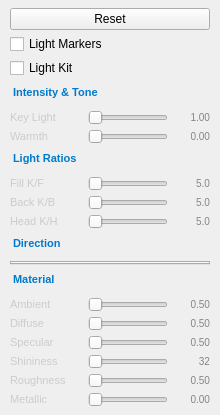
<?xml version="1.0" encoding="UTF-8"?>
<ui version="4.0">
 <class>LightingPage</class>
 <widget class="QWidget" name="LightingPage">
  <property name="geometry">
   <rect>
    <x>0</x>
    <y>0</y>
    <width>220</width>
    <height>400</height>
   </rect>
  </property>
  <layout class="QVBoxLayout" name="verticalLayout">
   <property name="spacing">
    <number>4</number>
   </property>
   <property name="leftMargin">
    <number>10</number>
   </property>
   <property name="topMargin">
    <number>8</number>
   </property>
   <property name="rightMargin">
    <number>10</number>
   </property>
   <property name="bottomMargin">
    <number>8</number>
   </property>
   <item>
    <widget class="QPushButton" name="resetBtn">
     <property name="text">
      <string>Reset</string>
     </property>
     <property name="objectName">
      <string>secondaryButton</string>
     </property>
    </widget>
   </item>
   <item>
    <widget class="QCheckBox" name="markersCb">
     <property name="text">
      <string>Light Markers</string>
     </property>
    </widget>
   </item>
   <item>
    <widget class="QCheckBox" name="kitCb">
     <property name="text">
      <string>Light Kit</string>
     </property>
    </widget>
   </item>
   <item>
    <widget class="QLabel" name="intensityHeader">
     <property name="text">
      <string>Intensity &amp; Tone</string>
     </property>
     <property name="styleSheet">
      <string notr="true">font-size: 11px; font-weight: bold; color: #007acc; padding: 4px 0 6px 0; border-bottom: 1px solid #3c3c3c;</string>
     </property>
    </widget>
   </item>
   <item>
    <widget class="QWidget" name="keyLightRow">
     <layout class="QHBoxLayout" name="keyLightLayout">
      <property name="spacing"><number>6</number></property>
      <property name="leftMargin"><number>0</number></property>
      <property name="topMargin"><number>0</number></property>
      <property name="rightMargin"><number>0</number></property>
      <property name="bottomMargin"><number>0</number></property>
      <item>
       <widget class="QLabel" name="keyLightLabel">
        <property name="text"><string>Key Light</string></property>
        <property name="minimumSize"><size><width>72</width><height>0</height></size></property>
        <property name="maximumSize"><size><width>72</width><height>16777215</height></size></property>
        <property name="styleSheet"><string notr="true">font-size: 11px; color: #cccccc;</string></property>
        <property name="alignment"><set>Qt::AlignLeft|Qt::AlignVCenter</set></property>
       </widget>
      </item>
      <item>
       <widget class="QSlider" name="keyLightSlider">
        <property name="orientation"><enum>Qt::Horizontal</enum></property>
       </widget>
      </item>
      <item>
       <widget class="QLabel" name="keyLightValue">
        <property name="text"><string>1.00</string></property>
        <property name="minimumSize"><size><width>36</width><height>0</height></size></property>
        <property name="maximumSize"><size><width>36</width><height>16777215</height></size></property>
        <property name="styleSheet"><string notr="true">font-size: 10px; color: #858585;</string></property>
        <property name="alignment"><set>Qt::AlignRight|Qt::AlignVCenter</set></property>
       </widget>
      </item>
     </layout>
    </widget>
   </item>
   <item>
    <widget class="QWidget" name="warmthRow">
     <layout class="QHBoxLayout" name="warmthLayout">
      <property name="spacing"><number>6</number></property>
      <property name="leftMargin"><number>0</number></property>
      <property name="topMargin"><number>0</number></property>
      <property name="rightMargin"><number>0</number></property>
      <property name="bottomMargin"><number>0</number></property>
      <item>
       <widget class="QLabel" name="warmthLabel">
        <property name="text"><string>Warmth</string></property>
        <property name="minimumSize"><size><width>72</width><height>0</height></size></property>
        <property name="maximumSize"><size><width>72</width><height>16777215</height></size></property>
        <property name="styleSheet"><string notr="true">font-size: 11px; color: #cccccc;</string></property>
        <property name="alignment"><set>Qt::AlignLeft|Qt::AlignVCenter</set></property>
       </widget>
      </item>
      <item>
       <widget class="QSlider" name="warmthSlider">
        <property name="orientation"><enum>Qt::Horizontal</enum></property>
       </widget>
      </item>
      <item>
       <widget class="QLabel" name="warmthValue">
        <property name="text"><string>0.00</string></property>
        <property name="minimumSize"><size><width>36</width><height>0</height></size></property>
        <property name="maximumSize"><size><width>36</width><height>16777215</height></size></property>
        <property name="styleSheet"><string notr="true">font-size: 10px; color: #858585;</string></property>
        <property name="alignment"><set>Qt::AlignRight|Qt::AlignVCenter</set></property>
       </widget>
      </item>
     </layout>
    </widget>
   </item>
   <item>
    <widget class="QLabel" name="ratiosHeader">
     <property name="text">
      <string>Light Ratios</string>
     </property>
     <property name="styleSheet">
      <string notr="true">font-size: 11px; font-weight: bold; color: #007acc; padding: 4px 0 6px 0; border-bottom: 1px solid #3c3c3c;</string>
     </property>
    </widget>
   </item>
   <item>
    <widget class="QWidget" name="fillKFRow">
     <layout class="QHBoxLayout" name="fillKFLayout">
      <property name="spacing"><number>6</number></property>
      <property name="leftMargin"><number>0</number></property>
      <property name="topMargin"><number>0</number></property>
      <property name="rightMargin"><number>0</number></property>
      <property name="bottomMargin"><number>0</number></property>
      <item>
       <widget class="QLabel" name="fillKFLabel">
        <property name="text"><string>Fill K/F</string></property>
        <property name="minimumSize"><size><width>72</width><height>0</height></size></property>
        <property name="maximumSize"><size><width>72</width><height>16777215</height></size></property>
        <property name="styleSheet"><string notr="true">font-size: 11px; color: #cccccc;</string></property>
        <property name="alignment"><set>Qt::AlignLeft|Qt::AlignVCenter</set></property>
       </widget>
      </item>
      <item>
       <widget class="QSlider" name="fillKfSlider">
        <property name="orientation"><enum>Qt::Horizontal</enum></property>
       </widget>
      </item>
      <item>
       <widget class="QLabel" name="fillKFValue">
        <property name="text"><string>5.0</string></property>
        <property name="minimumSize"><size><width>36</width><height>0</height></size></property>
        <property name="maximumSize"><size><width>36</width><height>16777215</height></size></property>
        <property name="styleSheet"><string notr="true">font-size: 10px; color: #858585;</string></property>
        <property name="alignment"><set>Qt::AlignRight|Qt::AlignVCenter</set></property>
       </widget>
      </item>
     </layout>
    </widget>
   </item>
   <item>
    <widget class="QWidget" name="backKbRow">
     <layout class="QHBoxLayout" name="backKbLayout">
      <property name="spacing"><number>6</number></property>
      <property name="leftMargin"><number>0</number></property>
      <property name="topMargin"><number>0</number></property>
      <property name="rightMargin"><number>0</number></property>
      <property name="bottomMargin"><number>0</number></property>
      <item>
       <widget class="QLabel" name="backKbLabel">
        <property name="text"><string>Back K/B</string></property>
        <property name="minimumSize"><size><width>72</width><height>0</height></size></property>
        <property name="maximumSize"><size><width>72</width><height>16777215</height></size></property>
        <property name="styleSheet"><string notr="true">font-size: 11px; color: #cccccc;</string></property>
        <property name="alignment"><set>Qt::AlignLeft|Qt::AlignVCenter</set></property>
       </widget>
      </item>
      <item>
       <widget class="QSlider" name="backKbSlider">
        <property name="orientation"><enum>Qt::Horizontal</enum></property>
       </widget>
      </item>
      <item>
       <widget class="QLabel" name="backKbValue">
        <property name="text"><string>5.0</string></property>
        <property name="minimumSize"><size><width>36</width><height>0</height></size></property>
        <property name="maximumSize"><size><width>36</width><height>16777215</height></size></property>
        <property name="styleSheet"><string notr="true">font-size: 10px; color: #858585;</string></property>
        <property name="alignment"><set>Qt::AlignRight|Qt::AlignVCenter</set></property>
       </widget>
      </item>
     </layout>
    </widget>
   </item>
   <item>
    <widget class="QWidget" name="headKHRow">
     <layout class="QHBoxLayout" name="headKHLayout">
      <property name="spacing"><number>6</number></property>
      <property name="leftMargin"><number>0</number></property>
      <property name="topMargin"><number>0</number></property>
      <property name="rightMargin"><number>0</number></property>
      <property name="bottomMargin"><number>0</number></property>
      <item>
       <widget class="QLabel" name="headKHLabel">
        <property name="text"><string>Head K/H</string></property>
        <property name="minimumSize"><size><width>72</width><height>0</height></size></property>
        <property name="maximumSize"><size><width>72</width><height>16777215</height></size></property>
        <property name="styleSheet"><string notr="true">font-size: 11px; color: #cccccc;</string></property>
        <property name="alignment"><set>Qt::AlignLeft|Qt::AlignVCenter</set></property>
       </widget>
      </item>
      <item>
       <widget class="QSlider" name="headKhSlider">
        <property name="orientation"><enum>Qt::Horizontal</enum></property>
       </widget>
      </item>
      <item>
       <widget class="QLabel" name="headKHValue">
        <property name="text"><string>5.0</string></property>
        <property name="minimumSize"><size><width>36</width><height>0</height></size></property>
        <property name="maximumSize"><size><width>36</width><height>16777215</height></size></property>
        <property name="styleSheet"><string notr="true">font-size: 10px; color: #858585;</string></property>
        <property name="alignment"><set>Qt::AlignRight|Qt::AlignVCenter</set></property>
       </widget>
      </item>
     </layout>
    </widget>
   </item>
   <item>
    <widget class="QLabel" name="directionHeader">
     <property name="text">
      <string>Direction</string>
     </property>
     <property name="styleSheet">
      <string notr="true">font-size: 11px; font-weight: bold; color: #007acc; padding: 4px 0 6px 0; border-bottom: 1px solid #3c3c3c;</string>
     </property>
    </widget>
   </item>
   <item>
    <widget class="QTabWidget" name="directionTabs"/>
   </item>
   <item>
    <widget class="QLabel" name="materialHeader">
     <property name="text">
      <string>Material</string>
     </property>
     <property name="styleSheet">
      <string notr="true">font-size: 11px; font-weight: bold; color: #007acc; padding: 4px 0 6px 0; border-bottom: 1px solid #3c3c3c;</string>
     </property>
    </widget>
   </item>
   <item>
    <widget class="QWidget" name="ambientRow">
     <layout class="QHBoxLayout" name="ambientLayout">
      <property name="spacing"><number>6</number></property>
      <property name="leftMargin"><number>0</number></property>
      <property name="topMargin"><number>0</number></property>
      <property name="rightMargin"><number>0</number></property>
      <property name="bottomMargin"><number>0</number></property>
      <item>
       <widget class="QLabel" name="ambientLabel">
        <property name="text"><string>Ambient</string></property>
        <property name="minimumSize"><size><width>72</width><height>0</height></size></property>
        <property name="maximumSize"><size><width>72</width><height>16777215</height></size></property>
        <property name="styleSheet"><string notr="true">font-size: 11px; color: #cccccc;</string></property>
        <property name="alignment"><set>Qt::AlignLeft|Qt::AlignVCenter</set></property>
       </widget>
      </item>
      <item>
       <widget class="QSlider" name="ambientSlider">
        <property name="orientation"><enum>Qt::Horizontal</enum></property>
       </widget>
      </item>
      <item>
       <widget class="QLabel" name="ambientValue">
        <property name="text"><string>0.50</string></property>
        <property name="minimumSize"><size><width>36</width><height>0</height></size></property>
        <property name="maximumSize"><size><width>36</width><height>16777215</height></size></property>
        <property name="styleSheet"><string notr="true">font-size: 10px; color: #858585;</string></property>
        <property name="alignment"><set>Qt::AlignRight|Qt::AlignVCenter</set></property>
       </widget>
      </item>
     </layout>
    </widget>
   </item>
   <item>
    <widget class="QWidget" name="diffuseRow">
     <layout class="QHBoxLayout" name="diffuseLayout">
      <property name="spacing"><number>6</number></property>
      <property name="leftMargin"><number>0</number></property>
      <property name="topMargin"><number>0</number></property>
      <property name="rightMargin"><number>0</number></property>
      <property name="bottomMargin"><number>0</number></property>
      <item>
       <widget class="QLabel" name="diffuseLabel">
        <property name="text"><string>Diffuse</string></property>
        <property name="minimumSize"><size><width>72</width><height>0</height></size></property>
        <property name="maximumSize"><size><width>72</width><height>16777215</height></size></property>
        <property name="styleSheet"><string notr="true">font-size: 11px; color: #cccccc;</string></property>
        <property name="alignment"><set>Qt::AlignLeft|Qt::AlignVCenter</set></property>
       </widget>
      </item>
      <item>
       <widget class="QSlider" name="diffuseSlider">
        <property name="orientation"><enum>Qt::Horizontal</enum></property>
       </widget>
      </item>
      <item>
       <widget class="QLabel" name="diffuseValue">
        <property name="text"><string>0.50</string></property>
        <property name="minimumSize"><size><width>36</width><height>0</height></size></property>
        <property name="maximumSize"><size><width>36</width><height>16777215</height></size></property>
        <property name="styleSheet"><string notr="true">font-size: 10px; color: #858585;</string></property>
        <property name="alignment"><set>Qt::AlignRight|Qt::AlignVCenter</set></property>
       </widget>
      </item>
     </layout>
    </widget>
   </item>
   <item>
    <widget class="QWidget" name="specularRow">
     <layout class="QHBoxLayout" name="specularLayout">
      <property name="spacing"><number>6</number></property>
      <property name="leftMargin"><number>0</number></property>
      <property name="topMargin"><number>0</number></property>
      <property name="rightMargin"><number>0</number></property>
      <property name="bottomMargin"><number>0</number></property>
      <item>
       <widget class="QLabel" name="specularLabel">
        <property name="text"><string>Specular</string></property>
        <property name="minimumSize"><size><width>72</width><height>0</height></size></property>
        <property name="maximumSize"><size><width>72</width><height>16777215</height></size></property>
        <property name="styleSheet"><string notr="true">font-size: 11px; color: #cccccc;</string></property>
        <property name="alignment"><set>Qt::AlignLeft|Qt::AlignVCenter</set></property>
       </widget>
      </item>
      <item>
       <widget class="QSlider" name="specularSlider">
        <property name="orientation"><enum>Qt::Horizontal</enum></property>
       </widget>
      </item>
      <item>
       <widget class="QLabel" name="specularValue">
        <property name="text"><string>0.50</string></property>
        <property name="minimumSize"><size><width>36</width><height>0</height></size></property>
        <property name="maximumSize"><size><width>36</width><height>16777215</height></size></property>
        <property name="styleSheet"><string notr="true">font-size: 10px; color: #858585;</string></property>
        <property name="alignment"><set>Qt::AlignRight|Qt::AlignVCenter</set></property>
       </widget>
      </item>
     </layout>
    </widget>
   </item>
   <item>
    <widget class="QWidget" name="shininessRow">
     <layout class="QHBoxLayout" name="shininessLayout">
      <property name="spacing"><number>6</number></property>
      <property name="leftMargin"><number>0</number></property>
      <property name="topMargin"><number>0</number></property>
      <property name="rightMargin"><number>0</number></property>
      <property name="bottomMargin"><number>0</number></property>
      <item>
       <widget class="QLabel" name="shininessLabel">
        <property name="text"><string>Shininess</string></property>
        <property name="minimumSize"><size><width>72</width><height>0</height></size></property>
        <property name="maximumSize"><size><width>72</width><height>16777215</height></size></property>
        <property name="styleSheet"><string notr="true">font-size: 11px; color: #cccccc;</string></property>
        <property name="alignment"><set>Qt::AlignLeft|Qt::AlignVCenter</set></property>
       </widget>
      </item>
      <item>
       <widget class="QSlider" name="shininessSlider">
        <property name="orientation"><enum>Qt::Horizontal</enum></property>
       </widget>
      </item>
      <item>
       <widget class="QLabel" name="shininessValue">
        <property name="text"><string>32</string></property>
        <property name="minimumSize"><size><width>36</width><height>0</height></size></property>
        <property name="maximumSize"><size><width>36</width><height>16777215</height></size></property>
        <property name="styleSheet"><string notr="true">font-size: 10px; color: #858585;</string></property>
        <property name="alignment"><set>Qt::AlignRight|Qt::AlignVCenter</set></property>
       </widget>
      </item>
     </layout>
    </widget>
   </item>
   <item>
    <widget class="QWidget" name="roughnessRow">
     <layout class="QHBoxLayout" name="roughnessLayout">
      <property name="spacing"><number>6</number></property>
      <property name="leftMargin"><number>0</number></property>
      <property name="topMargin"><number>0</number></property>
      <property name="rightMargin"><number>0</number></property>
      <property name="bottomMargin"><number>0</number></property>
      <item>
       <widget class="QLabel" name="roughnessLabel">
        <property name="text"><string>Roughness</string></property>
        <property name="minimumSize"><size><width>72</width><height>0</height></size></property>
        <property name="maximumSize"><size><width>72</width><height>16777215</height></size></property>
        <property name="styleSheet"><string notr="true">font-size: 11px; color: #cccccc;</string></property>
        <property name="alignment"><set>Qt::AlignLeft|Qt::AlignVCenter</set></property>
       </widget>
      </item>
      <item>
       <widget class="QSlider" name="roughnessSlider">
        <property name="orientation"><enum>Qt::Horizontal</enum></property>
       </widget>
      </item>
      <item>
       <widget class="QLabel" name="roughnessValue">
        <property name="text"><string>0.50</string></property>
        <property name="minimumSize"><size><width>36</width><height>0</height></size></property>
        <property name="maximumSize"><size><width>36</width><height>16777215</height></size></property>
        <property name="styleSheet"><string notr="true">font-size: 10px; color: #858585;</string></property>
        <property name="alignment"><set>Qt::AlignRight|Qt::AlignVCenter</set></property>
       </widget>
      </item>
     </layout>
    </widget>
   </item>
   <item>
    <widget class="QWidget" name="metallicRow">
     <layout class="QHBoxLayout" name="metallicLayout">
      <property name="spacing"><number>6</number></property>
      <property name="leftMargin"><number>0</number></property>
      <property name="topMargin"><number>0</number></property>
      <property name="rightMargin"><number>0</number></property>
      <property name="bottomMargin"><number>0</number></property>
      <item>
       <widget class="QLabel" name="metallicLabel">
        <property name="text"><string>Metallic</string></property>
        <property name="minimumSize"><size><width>72</width><height>0</height></size></property>
        <property name="maximumSize"><size><width>72</width><height>16777215</height></size></property>
        <property name="styleSheet"><string notr="true">font-size: 11px; color: #cccccc;</string></property>
        <property name="alignment"><set>Qt::AlignLeft|Qt::AlignVCenter</set></property>
       </widget>
      </item>
      <item>
       <widget class="QSlider" name="metallicSlider">
        <property name="orientation"><enum>Qt::Horizontal</enum></property>
       </widget>
      </item>
      <item>
       <widget class="QLabel" name="metallicValue">
        <property name="text"><string>0.00</string></property>
        <property name="minimumSize"><size><width>36</width><height>0</height></size></property>
        <property name="maximumSize"><size><width>36</width><height>16777215</height></size></property>
        <property name="styleSheet"><string notr="true">font-size: 10px; color: #858585;</string></property>
        <property name="alignment"><set>Qt::AlignRight|Qt::AlignVCenter</set></property>
       </widget>
      </item>
     </layout>
    </widget>
   </item>
  </layout>
 </widget>
</ui>
